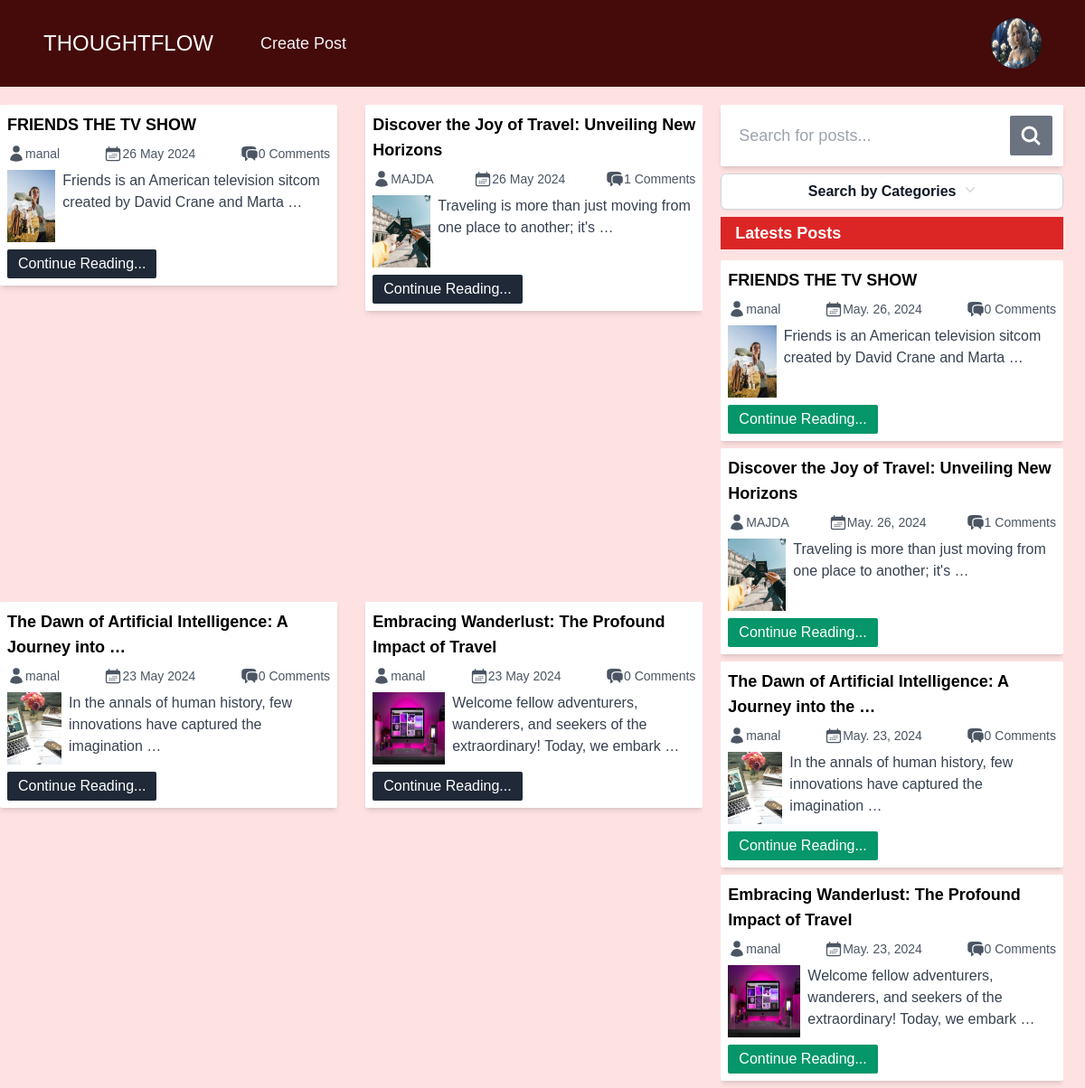
The app's page / (signed in) with its own data.
### profiles/models.py (models this page shows, shortened)
class Userprofile(models.Model):
    person = models.OneToOneField(User, on_delete=models.CASCADE, related_name='user_profile')
    about = models.TextField()
    talks_about = models.CharField(max_length=250, default='anything')
    avatar = models.ImageField(upload_to='profile_photos', default='user.jpg')

### base/models.py (models this page shows, shortened)
class Post(models.Model):
    id = models.UUIDField(primary_key=True, max_length=15, editable=False, default=uuid.uuid4)
    title = models.CharField(max_length=250)
    slug = models.SlugField(max_length=300, unique_for_date='created',
    null = True, blank=True)
    author = models.ForeignKey(User, on_delete=models.CASCADE)
    body = models.TextField()
    image = models.ImageField(upload_to='bg_img/', default='default_bg_img.jpg')
    category = models.CharField(max_length=100)
    created = models.DateTimeField(auto_now_add=True)
    updated = models.DateTimeField(auto_now=True)
    @property
    def images_url(self):
        try:
            if self.image and hasattr(self.image, 'url'):
                return self.image.url
        except Exception as e:
            return None
    def get_absolute_url(self):
        try:
            return reverse('read_post', args=[str(self.id), self.slug])
        except Exception as e:
            return '/'
    class Meta:
        ordering = ['-created']
        indexes = [models.Index(fields=['created'])]

### base/views.py (the view)
# urls.py: 2. Add a URL to urlpatterns:  path('', views.home, name='home')
def home(request):
    filter_query = request.GET.get('search', '')
    query = Q(title__icontains=filter_query) | Q(author__username__icontains=filter_query) | Q(category__icontains=filter_query) | Q(body__icontains=filter_query)
    posts = Post.objects.filter(query)
    recent_posts = Post.objects.all()[:5]
    categ = Category.objects.all()
    context = {
        'posts': posts,
        'categ': categ,
        'recent_posts': recent_posts,
    }
    if request.user.is_authenticated:
        try:
            profile = Userprofile.objects.get(person=request.user)
            context['profile'] = profile
        except Userprofile.DoesNotExist:
            pass
    return render(request, 'index.html', context)

### base/models.py (called while the page is built)
    def __str__(self) -> str:
        return self.title

### base/templates/index.html (shortened to what this page needs)
{% load static %}
<!DOCTYPE html>
<html lang="en">
  <head>
    <link rel="stylesheet" href="{% static 'style.css' %}" />
    <link rel="stylesheet" href="{% static 'navbar.css' %}">
  </head>
  <body class="h-14 bg-red-100">
    <nav class="bg-red-950 p-4">
      <div class="mx-auto max-w-7xl px-4 sm:px-6 lg:px-8">
          <div class="flex h-16 items-center justify-between">
              <div class="flex items-center">
                  <div class="flex-shrink-0">
                      <a class="text-2xl text-white" href="#">THOUGHTFLOW</a>
                  </div>
                  <div class="hidden md:block">
                      <div class="ml-10 flex items-baseline space-x-4">
                          {% if user.is_authenticated %}
                          <a href="{% url 'create_post' %}" class="text-gray-100 hover:bg-gray-700 hover:text-white rounded-md px-3 py-2 text-lg font-medium create-post-btn hover-crayon" aria-current="page">Create Post</a>
                          {% else %}
                          <a href="{% url 'login' %}" class="text-gray-100 hover:bg-gray-700 hover:text-white rounded-md px-3 py-2 text-lg font-medium">Login</a>
                          <a href="{% url 'register' %}" class="text-gray-100 hover:bg-gray-700 hover:text-white rounded-md px-3 py-2 text-lg font-medium">Signup</a>
                          {% endif %}
                      </div>
                  </div>
              </div>
              <div class="hidden md:block">
                  <div class="ml-4 flex items-center md:ml-6">
                      {% if user.is_authenticated %}
                      <div class="relative ml-3">
                          <div>
                              <button type="button" class="relative flex
                                      max-w-xs items-center rounded-full
                                      bg-gray-800 text-sm focus:outline-none
                                      focus:ring-2 focus:ring-white
                                      focus:ring-offset-2 focus:ring-offset-gray-800"
                                      id="user-menu-button"
                                      aria-expanded="false"
                                      aria-haspopup="true">
                                  <span class="absolute -inset-1.5"></span>
                                  {% if profile.avatar %}
                                  <img class="h-14 w-14 rounded-full"
                                       src="{{ profile.avatar.url }}"
                                       alt="User Profile Picture" />
                                  {% else %}
                                  <img class="h-8 w-8 rounded-full"
                                       src="{% static 'user.jpg' %}"
                                       alt="User Profile Picture" />
                                  {% endif %}
                              </button>
                          </div>
                      </div>
                      {% endif %}
                  </div>
              </div>
          </div>
      </div>
    </nav>
    <main
      class="mt-5 grid grid-cols-1 md:grid-cols-2 lg:grid-cols-3 gap-5 md:w-[98%] md:h-[80vh]"
    >
      <section
        class="flex justify-between flex-wrap gap-3 col-span-1 lg:col-span-2 md:overflow-y-scroll scrollbar-hide"
      >
        {% for post in posts %}
        <div
          class="w-full h-fit lg:w-[48%] rounded-sm shadow-md bg-white flex flex-col p-2"
        >
          <h2 class="font-semibold text-lg">
            {{ post.title|truncatewords:8 }}
          </h2>
          <div class="w-full py-2 text-sm text-gray-600 flex justify-between">
            <div class="flex">
              <a href="{% url 'profile' post.author.username post.author.id%}"
                >{{ post.author }}</a
              >
            </div>
            <div class="flex">
              <p>{{ post.created|date:"d M Y" }}</p>
            </div>
            <div class="flex">
              <p>{{ post.comments.count }} Comments</p>
            </div>
          </div>
          <div class="w-full flex gap-2 justify-between">
            <img
              class="w-20 h-20"
              src="{{post.images_url|default_if_none:'images/bg_img/default_bg_img.jpg'}}"
              alt=""
              srcset=""
            />
            <p class="text-left text-gray-700">
              {{ post.body|truncatewords:12 }}
            </p>
          </div>
          <a
            href="{{ post.get_absolute_url }}"
            class="w-fit mt-2 text-white bg-gray-800 px-3 py-1 rounded-sm"
            >Continue Reading...</a
          >
        </div>
        {% empty %}
        <h1 class="text-red-500 font-bold text-5xl">
          No posts found in this category..
        </h1>
        {% endfor %}
      </section>
      <section class="order-first md:order-last flex flex-col">
        <form
          class="bg-white p-3 rounded-sm flex justify-between gap-1 shadow-md"
          action=""
          method="get"
        >
          <input
            type="text"
            required
            name="search"
            class="w-full p-2 rounded-lg focus:outline-gray-200 text-lg"
            placeholder="Search for posts..."
          />
          <button
            type="submit"
            class="bg-gray-500 w-14 flex justify-center items-center rounded-sm text-white"
          >
            <svg
              xmlns="http://www.w3.org/2000/svg"
              fill="none"
              viewBox="0 0 24 24"
              stroke-width="3.0"
              stroke="currentColor"
              class="w-6 h-6"
            >
              <path
                stroke-linecap="round"
                stroke-linejoin="round"
                d="M21 21l-5.197-5.197m0 0A7.5 7.5 0 105.196 5.196a7.5 7.5 0 0010.607 10.607z"
              />
            </svg>
          </button>
        </form>
        <div class="my-2 relative float-right inline-block text-left">
          <div>
            <button
              type="button"
              class="inline-flex w-full justify-center gap-x-1.5 rounded-md bg-white px-3 py-2 text-md font-semibold text-gray-900 shadow-sm ring-1 ring-inset ring-gray-300 hover:bg-gray-50"
              id="categories-menu-button"
              aria-expanded="true"
              aria-haspopup="true"
            >
              Search by Categories
              <svg
                class="-mr-1 h-5 w-5 text-gray-300"
                viewBox="0 0 20 20"
                fill="currentColor"
                aria-hidden="true"
              >
                <path
                  fill-rule="evenodd"
                  d="M5.23 7.21a.75.75 0 011.06.02L10 11.168l3.71-3.938a.75.75 0 111.08 1.04l-4.25 4.5a.75.75 0 01-1.08 0l-4.25-4.5a.75.75 0 01.02-1.06z"
                  clip-rule="evenodd"
                />
              </svg>
            </button>
          </div>
        </div>
        <div class="hidden md:flex flex-col relative">
          <h1
            class="bg-red-600 text-lg font-bold px-4 mb-1 py-1 text-white capitalize"
          >
            Latests Posts
          </h1>
          <div class="lg:h-[55vh] overflow-y-scroll scrollbar-hide">
            {% for post in recent_posts %}
            <div
              class="w-full my-2 h-fit rounded-sm shadow-md bg-white flex flex-col p-2"
            >
              <h2 class="font-semibold text-lg">
                {{ post.title|truncatewords:9 }}
              </h2>
              <div
                class="w-full py-2 text-sm text-gray-600 flex justify-between"
              >
                <div class="flex">
                  <a
                    href="{% url 'profile' post.author.username post.author.id %}"
                    >{{ post.author }}</a
                  >
                </div>
                <div class="flex">
                  <p>{{ post.created|date:"M. d, Y" }}</p>
                </div>
                <div class="flex">
                  <p>{{ post.comments.count }} Comments</p>
                </div>
              </div>
              <div class="w-full flex gap-2 justify-between">
                <img
                  class="w-20 h-20"
                  src="{{post.images_url|default_if_none:'images/bg_img/default_bg_img.jpg'}}"
                  alt=""
                  srcset=""
                />
                <p class="text-left text-gray-700">
                  {{ post.body|truncatewords:12 }}
                </p>
              </div>
              <a
                href="{{ post.get_absolute_url }}"
                class="w-fit mt-2 text-white bg-emerald-600 px-3 py-1 rounded-sm"
                >Continue Reading...</a
              >
            </div>
            {% endfor %}
          </div>
        </div>
      </section>
    </main>
  </body>
</html>

### THOUGHTFLOW_blog/static/navbar.css (style rules this page uses)
body { margin: 0; font-family: Arial, sans-serif; }

### records on screen
Userprofile: avatar (placeholder picture)
Post: title "FRIENDS THE TV SHOW", author "manal", created "26 May 2024", comments.count "0", images_url (picture), body "Friends is an American television sitcom created by David Crane and Marta …", created "May. 26, 2024"
Post: title "Discover the Joy of Travel: Unveiling New Horizons", author "MAJDA", created "26 May 2024", comments.count "1", images_url (picture), body "Traveling is more than just moving from one place to another; it's …", created "May. 26, 2024"
Post: title "The Dawn of Artificial Intelligence: A Journey into …", author "manal", created "23 May 2024", comments.count "0", images_url (picture), body "In the annals of human history, few innovations have captured the imagination …", title "The Dawn of Artificial Intelligence: A Journey into the …", created "May. 23, 2024"
Post: title "Embracing Wanderlust: The Profound Impact of Travel", author "manal", created "23 May 2024", comments.count "0", images_url (placeholder picture), body "Welcome fellow adventurers, wanderers, and seekers of the extraordinary! Today, we embark …", created "May. 23, 2024"
